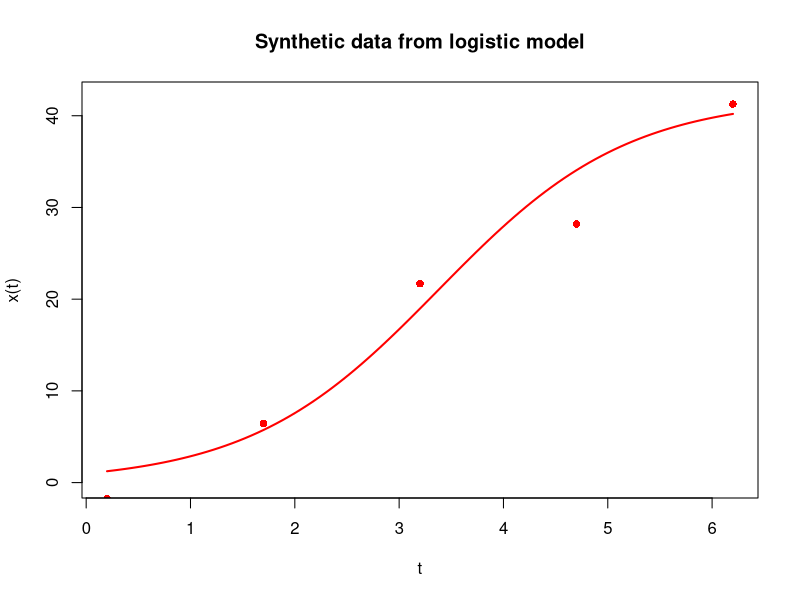
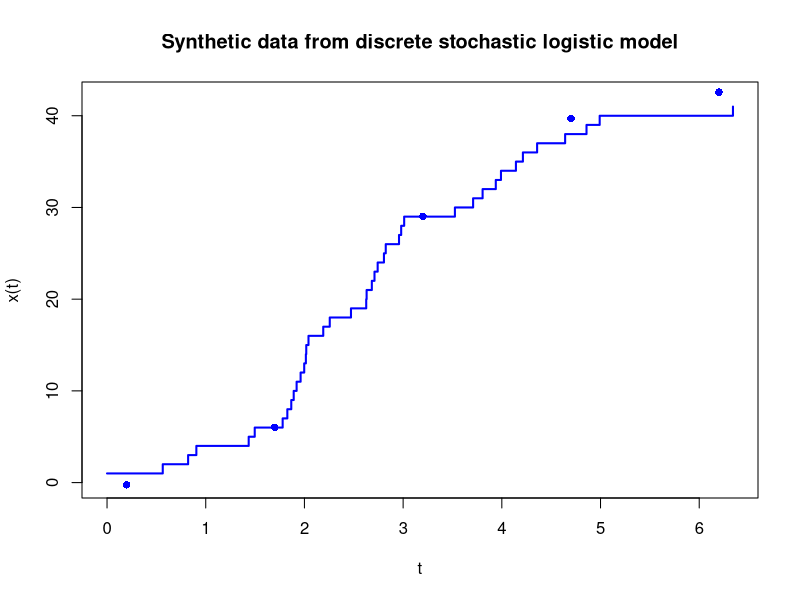

Here is the R script that generated these plots, in order: (Note: this script raises an error after producing the figures.)
library(MASS)
library(parallel)

set.seed(1234)

# Analytical solution of logistic model of population dynamics
logistic = function(K,r,x0,t) (K*x0*exp(r*t))/(K+x0*(exp(r*t)-1))

#library(Rcpp)
#cppFunction('NumericVector logistic(float K, float r, float x0, NumericVector t){
#  NumericVector x = (K*x0*exp(r*t))/(K+x0*(exp(r*t)-1.0));
#  return x;
#}')

# Discrete stochastic simulation of logistic model adapted from http://lwlss.net/talks/discstoch/
simDSLogistic=function(K,r,N0){
  if(N0>=K) return(data.frame(t=c(0,Inf),c=c(N0,N0)))
  unifs=runif(K-N0)
  clist=(N0+1):K
  dts=-log(1-unifs)/(r*clist*(1-clist/K))
  return(data.frame(t=c(0,cumsum(dts)),c=c(N0,clist)))
}

# pfMLLik
# Particle filter for unbiased estimate of marginal likelihood (logged)
# Adapted from Stochastic Modelling for Systems Biology (3rd Ed.) by Darren Wilkinson

pfMLLik_gen = function (n, simx0, t0, stepFun, dataLik, data) {
  times = c(t0, as.numeric(rownames(data)))
  deltas = diff(times)
  return(function(...) {
    xmat = as.matrix(simx0(n, t0))
    ll = 0
    for (i in 1:length(deltas)) {
      print(th)
      xmat[] = apply(xmat[,drop=FALSE], 1, stepFun, t0 = times[i], deltat = deltas[i], ...)
      lw = apply(xmat[,drop=FALSE], 1, dataLik, t = times[i + 1], y = data[i,], ...)
      m = max(lw)
      rw = lw - m
      sw = exp(rw)
      ll = ll + m + log(mean(sw))
      rows = sample(1:n, n, replace = TRUE, prob = sw)
      xmat[] = xmat[rows,]
    }
    ll
  })
}

# Log likelihood calcuated directly from analytical solution (only possible because of simple model)
regularMLLik = function(dat){
  return(function(th)  sum(log(dnorm(dat$x,mean=logistic(th[["K"]],th[["r"]],th[["x0"]],as.numeric(rownames(dat))),sd=th[["stdev"]]))))
}

# Generate and visualise synthetic observations (and "true" dynamics) from logistic model
th = c(K=42,r=1.1,x0=1,stdev=2.5)

times = seq(0.2,7,1.5)
dat = data.frame(x = sapply(logistic(th[["K"]],th[["r"]],th[["x0"]],times),function(y) rnorm(1,y,th[["stdev"]])))
rownames(dat) = times

plot(dat$x~times,xlab="t",ylab="x(t)",main="Synthetic data from logistic model",ylim=c(0,th[["K"]]),pch=16,col="red")
newf = function(x) logistic(th[["K"]],th[["r"]],th[["x0"]],x)
curve(newf,from=min(times),to=max(times),col="red",lwd=2,add=TRUE)

# Generate and visualise synthetic observations (and "true" dynamics) from DSLM

dsl = simDSLogistic(th[["K"]],th[["r"]],th[["x0"]])
dsl_curve = approxfun(dsl$t,dsl$c,method="constant")
dat_dsl = data.frame(x = sapply(dsl_curve(times),function(y) rnorm(1,y,th[["stdev"]])))
rownames(dat_dsl)=times

plot(dsl$t,dsl$c,type="s",col="blue",lwd=2,xlab="t",ylab="x(t)",main="Synthetic data from discrete stochastic logistic model",ylim=c(0,th[["K"]]))
points(dat_dsl$x~times,pch=16,col="blue")

stepLogistic = function(x0, t0, deltat, th) logistic(th[["K"]],th[["r"]],th[["x0"]],deltat)
stepDSL = function(x0, t0, deltat, th){
  dsl = simDSLogistic(th[["K"]],th[["r"]],x0)
  dsl$c[which(dsl$t>deltat)[1]]
}

simx0 = function(n, t0, th) rlnorm(n, meanlog=0,sdlog=2.5)
simx0 = function(n, t0, th) runif(n, 0, 1.5)
dataLik = function(x, t, y, th) sum(dnorm(y, x, th[["stdev"]]))

#mLLik = pfMLLik_gen(100,simx0,0,stepLogistic,dataLik,dat)
#mLLik = regularMLLik(dat)
mLLik = pfMLLik_gen(100,simx0,0,stepDSL,dataLik,dat_dsl)

priorlik = function(th){
  pK = dnorm(th[["K"]],mean=20,sd=20)
  pr = dnorm(th[["r"]],mean=2,sd=0.5)
  px0 = dlnorm(th[["x0"]],meanlog=0,sdlog=1.5)
  pstdev = dlnorm(th[["stdev"]],meanlog=0,sdlog=1)
  return(pK*pr*px0*pstdev)
}

priorlik = function(th){
  pK = dunif(th[["K"]],0,60)
  pr = dunif(th[["r"]],0,5)
  px0 = dunif(th[["x0"]],0,10)
  pstdev = dunif(th[["stdev"]],0,10)
  return(pK*pr*px0*pstdev)
}

failth = function(th) th[["K"]]<0|th[["r"]]<0|th[["x0"]]<0|th[["stdev"]]<0|th[["x0"]]>th[["K"]]

relprob = function(th){
  if(failth(th)){
   rprob = 0
  }else{
   rprob = exp(mLLik(th))*priorlik(th)
  }
  return(rprob)
}

nsamps = 510000
burnin = 10000
ndim = 4

trajectory = matrix(0, nrow=nsamps, ncol = ndim)
trajectory[1,] = c(30,2.0,2,4)
colnames(trajectory)=c("K","r","x0","stdev")

nAccepted = 0
nRejected = 0

sd1 = 7.5; sd2 = 7.5; sd3 = 0.75; sd4 = 0.75
covarmat = matrix(c(sd1^2, 0,0,0,0,sd2^2,0,0,0,0,sd3^2,0,0,0,0,sd4^2), nrow=ndim, ncol=ndim)

for(stepno in 1:(nsamps-1)){
  thc = trajectory[stepno,]
  proposedjump = mvrnorm(1,mu=rep(0,ndim),Sigma = covarmat)
  probaccept = min(1, relprob(thc+proposedjump)/relprob(thc))
  if(runif(1) < probaccept){
    trajectory[stepno+1,] = thc+proposedjump
    if(stepno>burnin) nAccepted = nAccepted + 1
  }else{
    trajectory[stepno+1,] = thc
    if(stepno>burnin) nRejected = nRejected + 1
  }
}

accepted = trajectory[(burnin+1):dim(trajectory)[1],]

thinned = accepted[seq(1,dim(accepted)[1],length.out=1000),]

traceplot = function(param,chain) {
  plot(chain[,param],type="l",ylab=param)
  abline(h=th[[param]],col="red",lwd=2)
}

densplot = function(param,chain) {
  plot(density(chain[,param]),type="l",xlab=param,main="",xlim=pRngs[[param]])
  pfunc = pfuncs[[param]]
  curve(pfunc,from=pRngs[[param]][1],to=pRngs[[param]][2],col="green",lwd=2,add=TRUE)
  abline(v=th[[param]],col="red",lwd=2)
}

pfuncs = c(
K = function(x) dnorm(x,mean=20,sd=20),
r = function(x) dnorm(x,mean=2,sd=1.5),
x0 = function(x) dlnorm(x,meanlog=0,sdlog=1.5),
stdev = function(x) dlnorm(x,meanlog=0,sdlog=1)
)

pfuncs = c(
K = function(x) dunif(x,0,60),
r = function(x) dunif(x,0,5),
x0 = function(x) dunif(x,0,10),
stdev = function(x) dunif(x,0,10)
)

pRngs = list(
K = c(0,60),
r = c(0,3),
x0 = c(0,10),
stdev = c(0,10)
)

op=par(mfrow=c(2,2))
sapply(c("K","r","x0","stdev"),traceplot,thinned)
par(op)

op=par(mfrow=c(2,2))
sapply(c("K","r","x0","stdev"),densplot,thinned)
par(op)
